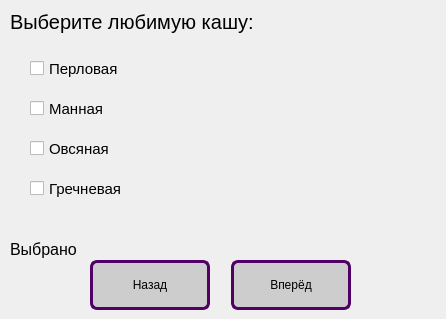
<?xml version="1.0" encoding="UTF-8"?>
<ui version="4.0">
 <class>MainWindow</class>
 <widget class="QMainWindow" name="MainWindow">
  <property name="geometry">
   <rect>
    <x>0</x>
    <y>0</y>
    <width>446</width>
    <height>319</height>
   </rect>
  </property>
  <property name="minimumSize">
   <size>
    <width>446</width>
    <height>319</height>
   </size>
  </property>
  <property name="maximumSize">
   <size>
    <width>446</width>
    <height>319</height>
   </size>
  </property>
  <property name="windowTitle">
   <string>MainWindow</string>
  </property>
  <widget class="QWidget" name="centralwidget">
   <widget class="QPushButton" name="btn_back">
    <property name="geometry">
     <rect>
      <x>90</x>
      <y>260</y>
      <width>120</width>
      <height>50</height>
     </rect>
    </property>
    <property name="font">
     <font>
      <family>Tahoma</family>
      <pointsize>9</pointsize>
      <weight>9</weight>
      <italic>false</italic>
      <bold>false</bold>
     </font>
    </property>
    <property name="styleSheet">
     <string notr="true">border: 3px solid #510066;
                    border-radius: 7px;
                    background: #CDCDCD;
                
font: 75 9.4pt &quot;Tahoma&quot;;</string>
    </property>
    <property name="text">
     <string>Назад</string>
    </property>
   </widget>
   <widget class="QLabel" name="label_img">
    <property name="geometry">
     <rect>
      <x>200</x>
      <y>50</y>
      <width>200</width>
      <height>200</height>
     </rect>
    </property>
    <property name="text">
     <string/>
    </property>
   </widget>
   <widget class="QPushButton" name="btn_next">
    <property name="geometry">
     <rect>
      <x>231</x>
      <y>260</y>
      <width>120</width>
      <height>50</height>
     </rect>
    </property>
    <property name="font">
     <font>
      <family>Tahoma</family>
      <pointsize>9</pointsize>
      <weight>9</weight>
      <italic>false</italic>
      <bold>false</bold>
     </font>
    </property>
    <property name="styleSheet">
     <string notr="true">border: 3px solid #510066;
                    border-radius: 7px;
                    background: #CDCDCD;
                
font: 75 9.4pt &quot;Tahoma&quot;;</string>
    </property>
    <property name="text">
     <string>Вперёд</string>
    </property>
   </widget>
   <widget class="QLabel" name="label_task">
    <property name="geometry">
     <rect>
      <x>10</x>
      <y>6</y>
      <width>331</width>
      <height>31</height>
     </rect>
    </property>
    <property name="font">
     <font>
      <family>Tahoma</family>
      <pointsize>15</pointsize>
      <weight>9</weight>
      <italic>false</italic>
      <bold>false</bold>
     </font>
    </property>
    <property name="styleSheet">
     <string notr="true">
font: 75 15pt &quot;Tahoma&quot;;</string>
    </property>
    <property name="text">
     <string>Выберите любимую кашу:</string>
    </property>
   </widget>
   <widget class="QLabel" name="label_selected">
    <property name="geometry">
     <rect>
      <x>10</x>
      <y>240</y>
      <width>321</width>
      <height>20</height>
     </rect>
    </property>
    <property name="font">
     <font>
      <family>Segoe UI</family>
      <pointsize>12</pointsize>
     </font>
    </property>
    <property name="text">
     <string>&lt;html&gt;&lt;head/&gt;&lt;body&gt;&lt;p&gt;Выбрано&lt;/p&gt;&lt;/body&gt;&lt;/html&gt;</string>
    </property>
   </widget>
   <widget class="QCheckBox" name="checkBox_1">
    <property name="geometry">
     <rect>
      <x>30</x>
      <y>60</y>
      <width>131</width>
      <height>17</height>
     </rect>
    </property>
    <property name="font">
     <font>
      <family>Tahoma</family>
      <pointsize>11</pointsize>
      <weight>9</weight>
      <italic>false</italic>
      <bold>false</bold>
     </font>
    </property>
    <property name="styleSheet">
     <string notr="true">
                
font: 75 11pt &quot;Tahoma&quot;;</string>
    </property>
    <property name="text">
     <string>Перловая</string>
    </property>
    <property name="checked">
     <bool>false</bool>
    </property>
   </widget>
   <widget class="QCheckBox" name="checkBox_2">
    <property name="geometry">
     <rect>
      <x>30</x>
      <y>100</y>
      <width>131</width>
      <height>17</height>
     </rect>
    </property>
    <property name="font">
     <font>
      <family>Tahoma</family>
      <pointsize>11</pointsize>
      <weight>9</weight>
      <italic>false</italic>
      <bold>false</bold>
     </font>
    </property>
    <property name="styleSheet">
     <string notr="true">
                
font: 75 11pt &quot;Tahoma&quot;;</string>
    </property>
    <property name="text">
     <string>Манная</string>
    </property>
   </widget>
   <widget class="QCheckBox" name="checkBox_3">
    <property name="geometry">
     <rect>
      <x>30</x>
      <y>140</y>
      <width>131</width>
      <height>17</height>
     </rect>
    </property>
    <property name="font">
     <font>
      <family>Tahoma</family>
      <pointsize>11</pointsize>
      <weight>9</weight>
      <italic>false</italic>
      <bold>false</bold>
     </font>
    </property>
    <property name="styleSheet">
     <string notr="true">
                
font: 75 11pt &quot;Tahoma&quot;;</string>
    </property>
    <property name="text">
     <string>Овсяная</string>
    </property>
   </widget>
   <widget class="QCheckBox" name="checkBox_4">
    <property name="geometry">
     <rect>
      <x>30</x>
      <y>180</y>
      <width>131</width>
      <height>17</height>
     </rect>
    </property>
    <property name="font">
     <font>
      <family>Tahoma</family>
      <pointsize>11</pointsize>
      <weight>9</weight>
      <italic>false</italic>
      <bold>false</bold>
     </font>
    </property>
    <property name="styleSheet">
     <string notr="true">
                
font: 75 11pt &quot;Tahoma&quot;;</string>
    </property>
    <property name="text">
     <string>Гречневая</string>
    </property>
   </widget>
  </widget>
 </widget>
 <resources/>
 <connections/>
</ui>
